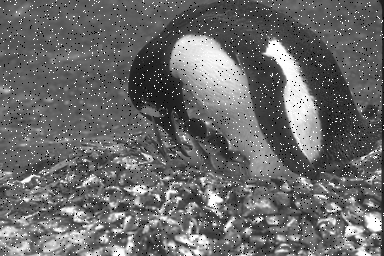
%> input picture cwiczenia/Obraz_01a.png, 384 x 256 px
$ octave zadanie_4_1.m   (GNU Octave 9; MATLAB toolbox functions it lacks are replaced by stand-ins)
%> lines starting %> are read from the running program, lines starting %| are printed output that depends on the picture; in (x1, y1, x2, y2) boxes, pixels count from 0 and x2, y2 are one past the last pixel; in counts of white or black regions, pixels touching at a corner belong together; the program's own positions count from 1
clc;
clear;
close all;
pkg load image;

[I1, map1] = imread("Obraz_01a.png");
%> I1 is the input picture: size 256x384 uint8; min 0, max 255, mean 106
%> map1 = []
[maska, map2] = imread("kolo.png");
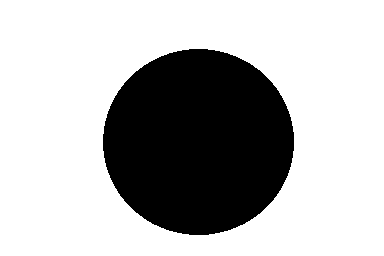
%> input picture cwiczenia/kolo.png, 384 x 256 px
%> maska is the input picture: size 256x384x3 uint8; 71.7% white; 1 black region, box (x1, y1, x2, y2) and area: (103, 49, 294, 235) 27864
%> map2 = []

maska = uint8(maska);
maska = maska*255;

maska = maska(:,:,1);


I1_moded = bitand(I1, maska);
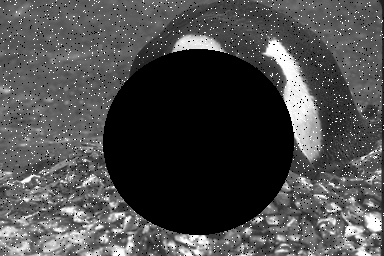
%> I1_moded: size 256x384 uint8; min 0, max 255, mean 75

figure;
imshow(I1_moded);
